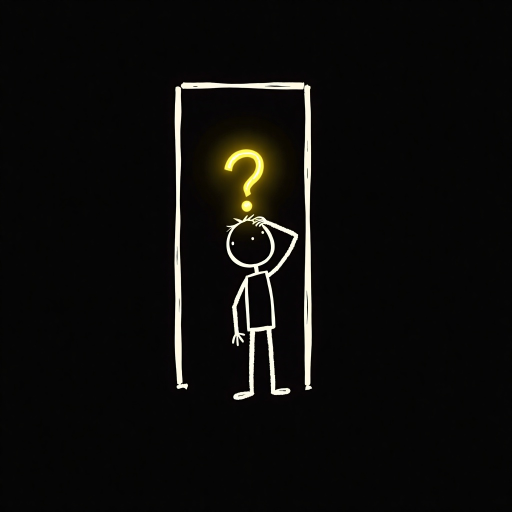
#> input picture scenes/s1_doorway.jpg, 1024 x 1024 px (shown at 1/2 size)
$ python -i film.py   (imports and definitions only)
#> lines starting #> are read from the running program, lines starting #| are printed output that depends on the picture; after the words box and inside, x2 and y2 are one past the last pixel; in counts of white or black regions, pixels touching at a corner belong together
### history_channel/pipeline/render_test.py
"""Render a short animated test: TTS (Piper) + scenes with slow zoom, hand-drawn wobble and captions.
Usage: python3 pipeline/render_test.py VOICE.onnx OUT.mp4"""
import sys, os, subprocess, wave, math, tempfile, random
from PIL import Image, ImageDraw, ImageFont
HERE=os.path.dirname(os.path.dirname(os.path.abspath(__file__)))
FONT=os.path.join(HERE,"..","style","fonts","Kalam-Bold.ttf")
W,H,FPS=1920,1080,24
# (scene, narration, caption, zoom_from, zoom_to)
SHOTS=[
 ("02","You are seven years old.","7 years old",1.0,1.08),
 ("01","You're inside a chimney, in the dark. The tunnel around you is about the width of a dinner plate, and your knees are pressed up against your chin.",None,1.0,1.15),
 ("01","You can't go up. And you can't go down.",None,1.15,1.3),
 ("03","Let's go back to how you got here.","London, 1862",1.05,1.0),
 ("04","London, eighteen sixty-two. You arrive in a single rented room, shared with your parents and four siblings,",None,1.0,1.08),
 ("05","and a damp patch on the wall that has more personality than your dad.",None,1.0,1.1),
 ("06","Fun fact about eighteen sixty-two. A law passed twenty-two years before you were born already says nobody under twenty-one is allowed to climb a chimney.","1840 law: no climbing under 21",1.0,1.1),
 ("06","Hold on to that. It's going to be hilarious later.",None,1.1,1.2),
]
def whiten(im,tol=30):
    """Turn only the backdrop white: pixels close to the edge colour AND connected to the image border.
    Characters enclosed by outlines keep their own (cream) colour. Soft blend avoids halos."""
#> called with tol = 30
    import numpy as np
    from scipy import ndimage
    a=np.asarray(im.convert("RGB")).astype(np.int16)
    edge=np.concatenate([a[0],a[-1],a[:,0],a[:,-1]]); bg=np.median(edge,axis=0)
#> after `bg = np.median(edge, axis=0)`: bg = [4, 4, 4]
    close=np.abs(a-bg).sum(2)<=tol
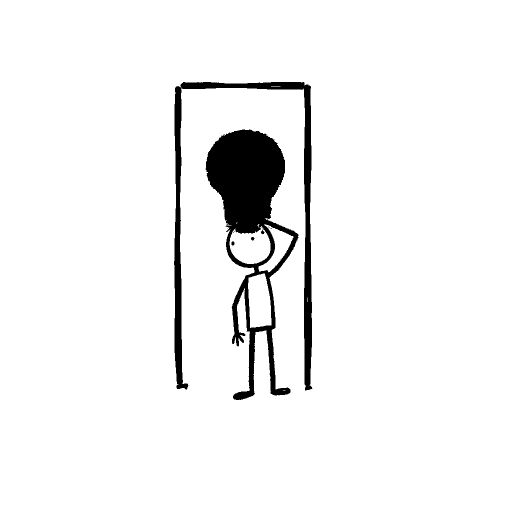
#> close: shape (1024, 1024) bool (shown at 1/2 size); 95% white; 13 black regions (9 under 20 px), largest, box (x1, y1, x2, y2) and area: (411, 259, 597, 800) 34168, (348, 164, 625, 781) 18411, (463, 483, 469, 491) 41, (502, 474, 509, 481) 37
    lab,_=ndimage.label(close)
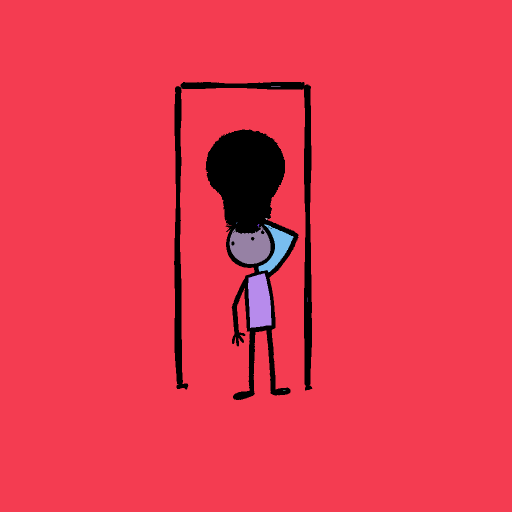
#> lab: shape (1024, 1024) int32 (shown at 1/2 size); 16 distinct labels, from 0 to 15; one colour per label, 0 black
    border=set(np.unique(np.concatenate([lab[0],lab[-1],lab[:,0],lab[:,-1]])).tolist())-{0}
#> border = 1 item
    mask=np.isin(lab,list(border)).astype(np.float32)
#> mask: shape (1024, 1024) float32; values 0 (black) and 1 (white), 93.9% white; 4 black regions (2 under 20 px), largest, box (x1, y1, x2, y2) and area: (411, 259, 597, 800) 45350, (348, 164, 625, 781) 18440
    mask=ndimage.gaussian_filter(mask,1.2)[...,None]
#> mask: shape (1024, 1024, 1) float32
    out=a*(1-mask)+255*mask
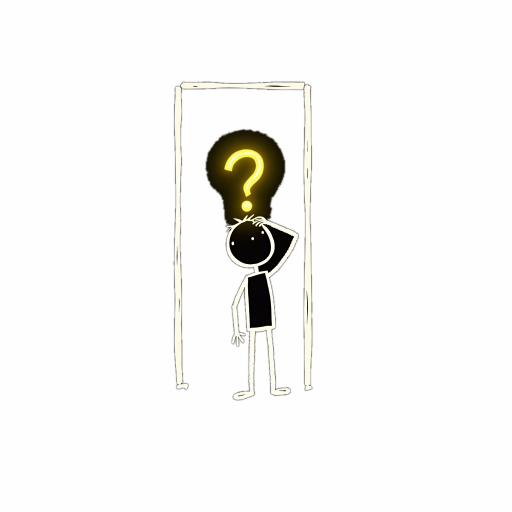
#> out: shape (1024, 1024, 3) float32 (shown at 1/2 size); mean R, G, B 248.3, 248, 246.4; drawn with min black and max white
    return Image.fromarray(out.clip(0,255).astype(np.uint8))
# [32 lines left out: function main, not called in this run]
# [1 lines that do not run on import are left out]

### body_channel/pipeline/layers.py
"""Split a neon scene (glowing line art on a dark backdrop) into movable element layers (RGBA cut-outs).
Backdrop = pixels close to the edge colour AND connected to the image border. The soft glow around each
element is kept as partial alpha, so cut-outs keep their halo when they move."""
import numpy as np
from PIL import Image
from scipy import ndimage

def split(im, tol=38, join=10, min_area=300):
#> called with tol = 38, join = 10, min_area = 300
    a = np.asarray(im.convert("RGB")).astype(np.int16)
#> a: shape (1080, 1080, 3) int16
    edge = np.concatenate([a[0], a[-1], a[:, 0], a[:, -1]]); bg = np.median(edge, axis=0)
#> after `bg = np.median(edge, axis=0)`: bg = [255, 255, 255]
    dist = np.abs(a - bg).sum(2)
    close = dist <= tol
#> close: shape (1080, 1080) bool; 94.9% white; 235 black regions (220 under 20 px), largest, box (x1, y1, x2, y2) and area: (432, 271, 632, 846) 46422, (365, 171, 661, 826) 11878, (646, 612, 650, 685) 205
    lab, _ = ndimage.label(close)
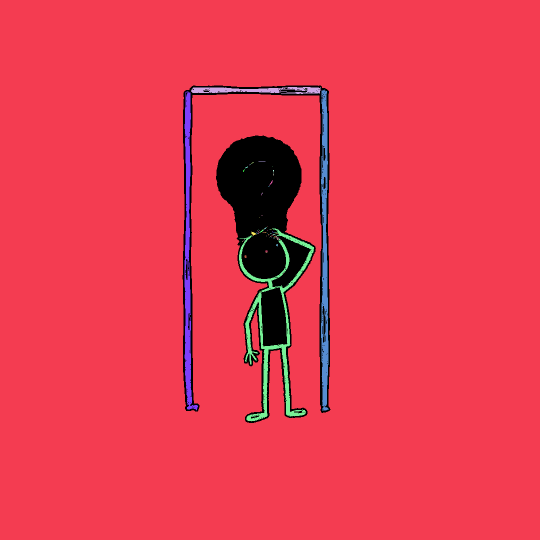
#> lab: shape (1080, 1080) int32 (shown at 1/2 size); 96 distinct labels, from 0 to 95; one colour per label, 0 black
    border = set(np.unique(np.concatenate([lab[0], lab[-1], lab[:, 0], lab[:, -1]])).tolist()) - {0}
#> border = 1 item
    ink = ~np.isin(lab, list(border))
#> ink: shape (1080, 1080) bool; 7.1% white; 2 white regions, box (x1, y1, x2, y2) and area: (432, 271, 632, 846) 54977, (365, 171, 661, 826) 27278
    ink = ndimage.binary_opening(ink, iterations=1)
#> ink: shape (1080, 1080) bool; 7.1% white; 2 white regions, box (x1, y1, x2, y2) and area: (432, 271, 632, 846) 54971, (365, 171, 661, 826) 27275
    ink = ndimage.binary_fill_holes(ndimage.binary_closing(np.pad(ink, 6), iterations=4)[6:-6, 6:-6] | ink)
#> ink: shape (1080, 1080) bool; 7.2% white; 2 white regions, box (x1, y1, x2, y2) and area: (432, 271, 632, 846) 56109, (365, 171, 661, 826) 27311
    joined = ndimage.binary_dilation(ink, iterations=join)
#> joined: shape (1080, 1080) bool; 11.3% white; 1 white region, box (x1, y1, x2, y2) and area: (355, 161, 671, 856) 131799
    glab, _ = ndimage.label(joined)
    # alpha: solid inside the element, a soft ramp over the glow just outside it
    glow = np.clip((dist - 8) / 60.0, 0, 1)
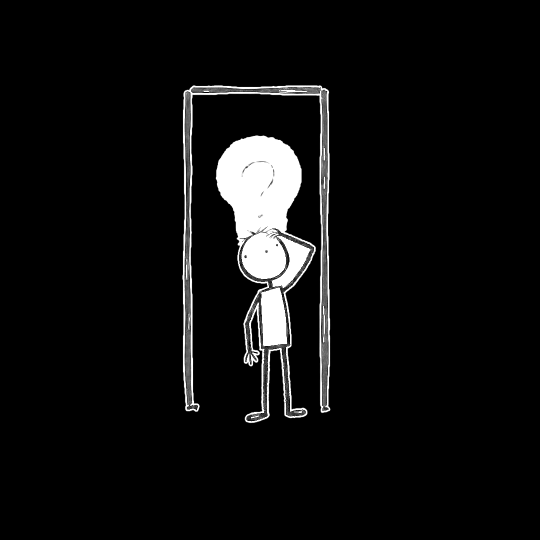
#> glow: shape (1080, 1080) float64 (shown at 1/2 size); min 0, max 1, mean 0.0558
    soft = np.maximum(ndimage.gaussian_filter(ink.astype(np.float32), 1.0), glow * ndimage.binary_dilation(ink, iterations=8))
    els = []
    for i, sl in enumerate(ndimage.find_objects(glab), 1):
        comp = glab[sl] == i
        area = int((ink[sl] & comp).sum())
        if area < min_area: continue
        alpha = soft[sl] * comp
        rgba = np.dstack([a[sl], alpha * 255]).clip(0, 255).astype(np.uint8)
        y0, x0 = sl[0].start, sl[1].start
        els.append(dict(img=Image.fromarray(rgba, "RGBA"), x=x0, y=y0, w=sl[1].stop - x0, h=sl[0].stop - y0, area=area))
#> this loop made 1 pass
#> (i, area, y0, x0) on pass 1: (1, 83420, 161, 355)
#> pass 1, in split, `comp = glab[sl] == i`:
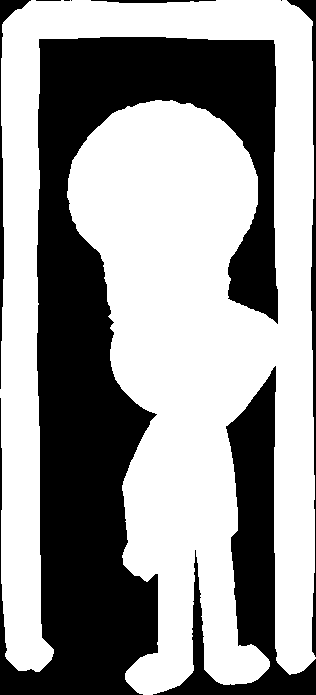
#> comp: shape (695, 316) bool; 60% white; 9 black regions (3 under 20 px), largest, box (x1, y1, x2, y2) and area: (0, 37, 278, 695) 70186, (153, 366, 316, 695) 14006, (287, 0, 316, 657) 2144, (0, 0, 31, 389) 1191, (91, 0, 216, 3) 261, (36, 0, 61, 1) 25
#> pass 1, in split, `rgba = np.dstack([a[sl], alpha * 255]).clip(0, 255).astype(np.uint8)`:
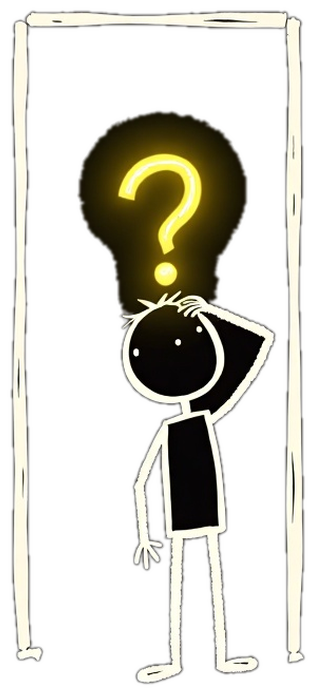
#> rgba: shape (695, 316, 4); mean R, G, B, A 214.6, 213, 204.7, 98.4; transparent parts drawn white
#> after the loop, els = 1 item
    els.sort(key=lambda e: -e["area"])
    return els, tuple(int(v) for v in bg)

### history_channel/pipeline/film.py
"""Film pipeline: one .film file holds the whole episode (narration + picture + motion), and this script
generates the pictures and renders the finished video with cut-out element animation (no screen shake).

Film file format (one shot per line, '#' starts a comment):
    HERO: text that replaces {hero} in picture descriptions
    id | picture | tokens | caption | narration
picture:  a description (generated to episodes/<ep>/img/<id>.jpg)
          @path        an existing image, relative to history_channel/ (e.g. @scenes/02)
          =id          reuse the picture of an earlier shot (characters stay put, no entrance)
          chimney:@path / chimney:=id   paste the main figure into a code-drawn brick chimney
tokens:   fx: soot birds puffs rain embers sparkle smoke  | camera: zoomin zoomout panl panr hold
          motion of the main figure: struggle bob pulse wag walk static | endcard
Usage:
    python3 pipeline/film.py gen    episodes/ep02/ep02.film [ids...]
    python3 pipeline/film.py render episodes/ep02/ep02.film OUT.mp4 VOICE.onnx [first_n_shots]
"""
import sys, os, math, random, subprocess, wave, tempfile, json, struct
from multiprocessing import Pool
from PIL import Image, ImageDraw, ImageFont
sys.path.insert(0, os.path.dirname(os.path.abspath(__file__)))
from render_test import whiten
from layers import split
from render_v3 import Actor, back_out, smooth, chimney_plate, drop_grey_shadow, Soot, Puffs, Birds

ROOT = os.path.dirname(os.path.dirname(os.path.abspath(__file__)))
FONT = os.path.join(ROOT, "..", "style", "fonts", "Kalam-Bold.ttf")
W, H, FPS, S = 1920, 1080, 24, 1080

# [10 lines left out: function parse, not called in this run]

def epdir(path): return os.path.dirname(os.path.abspath(path))

# [18 lines left out: functions img_path, gen, not called in this run]

# ---------- particles ----------
class Rain:
    def __init__(s, n=70): R = random.Random(3); s.p = [[R.uniform(0, S), R.uniform(0, S), R.uniform(500, 800)] for _ in range(n)]
    # [4 lines left out: function draw, not called in this run]
class Embers:
    def __init__(s, n=40): R = random.Random(5); s.p = [[R.uniform(0, S), R.uniform(0, S), R.uniform(40, 90), R.random()] for _ in range(n)]
    # [5 lines left out: function draw, not called in this run]
class Sparkle:
    def __init__(s, n=14): R = random.Random(9); s.p = [[R.uniform(150, S - 150), R.uniform(150, S - 250), R.random()] for _ in range(n)]
    # [6 lines left out: function draw, not called in this run]
class Smoke:
    def __init__(s, n=10): R = random.Random(11); s.p = [[R.uniform(100, S - 100), R.uniform(0, S), R.uniform(25, 50), R.uniform(30, 70)] for _ in range(n)]
    # [5 lines left out: function draw, not called in this run]
FX = {"soot": lambda: Soot(60, 0, S), "birds": Birds, "rain": Rain, "embers": Embers, "sparkle": Sparkle, "smoke": Smoke}

# ---------- auto choreography ----------
_cache = {}
def cutouts(path):
    if path not in _cache:
        im = whiten(Image.open(path)).resize((S, S), Image.LANCZOS)
        _cache[path] = (im.convert("RGBA"), split(im))
    return _cache[path]

# [72 lines left out: functions actors, camera, render_shot, not called in this run]

def tts(voice, text, out):
    subprocess.run([sys.executable, "-m", "piper", "-m", voice, "-f", out, "--length-scale", "1.12", "--sentence-silence", "0.3"],
                   input=text.encode(), check=True, capture_output=True)

# [24 lines left out: function render, not called in this run]

# [4 lines not run here, left out]

>>> result = cutouts('../../scenes/s1_doorway.jpg')

$ run again, on scenes/s5c_eyespop.jpg
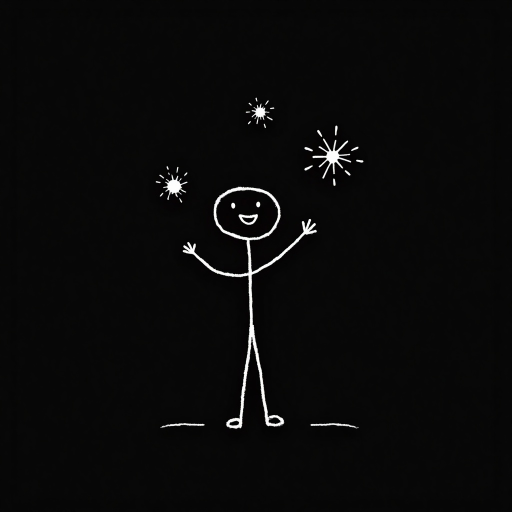
#> input picture scenes/s5c_eyespop.jpg, 1024 x 1024 px (shown at 1/2 size)
#> in whiten, `bg = np.median(edge, axis=0)`: bg = [6, 6, 6]
#> in whiten, `border=set(np.unique(np.concatenate([lab[0],lab[-1],lab[:,0],lab[:,-1]..`: border = 1 item
#> in split, `bg = np.median(edge, axis=0)`: bg = [255, 255, 255]
#> in split, `lab, _ = ndimage.label(close)`:
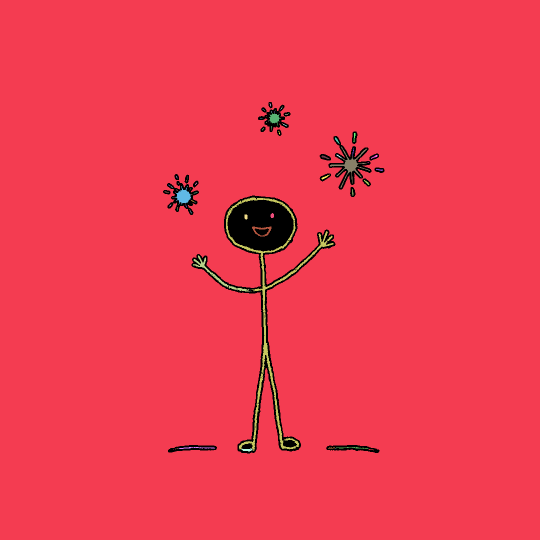
#> lab: shape (1080, 1080) int32 (shown at 1/2 size); 111 distinct labels, from 0 to 110; one colour per label, 0 black
#> in split, `border = set(np.unique(np.concatenate([lab[0], lab[-1], lab[:, 0], lab..`: border = 1 item
#> joined: shape (1080, 1080) bool; 6.7% white; 6 white regions, box (x1, y1, x2, y2) and area: (373, 381, 681, 917) 48482, (629, 253, 779, 404) 12463, (316, 338, 408, 440) 6200, (506, 194, 591, 282) 4882, (642, 880, 769, 916) 3359, (326, 880, 444, 915) 3130
#> glab: shape (1080, 1080) int32; 7 distinct labels, from 0 to 6
#> the loop in split, `for i, sl in enumerate(ndimage.find_objects(glab), 1):` made 6 passes
#> (area, y0, x0) on passes 1 to 6: (2126, 194, 506), (5167, 253, 629), (2893, 338, 316), (27155, 381, 373), (910, 880, 326), (979, 880, 642)
#> after the loop in split, `for i, sl in enumerate(ndimage.find_objects(glab), 1):`:
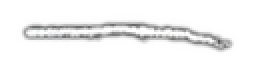
#> rgba: shape (36, 127, 4) (shown 2 times larger); mean R, G, B, A 242.6, 242.6, 242.6, 57.2; transparent parts drawn white
#> after the loop in split, `for i, sl in enumerate(ndimage.find_objects(glab), 1):`: els = 6 items

$ run again, on scenes/s6b_decoy.jpg
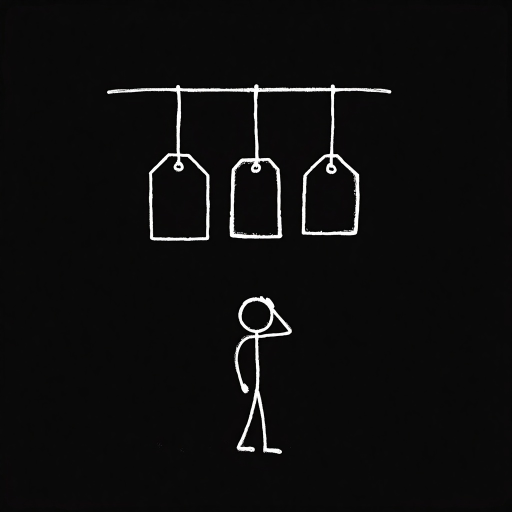
#> input picture scenes/s6b_decoy.jpg, 1024 x 1024 px (shown at 1/2 size)
#> in whiten, `bg = np.median(edge, axis=0)`: bg = [8, 8, 8]
#> in whiten, `border=set(np.unique(np.concatenate([lab[0],lab[-1],lab[:,0],lab[:,-1]..`: border = 1 item
#> in split, `bg = np.median(edge, axis=0)`: bg = [255, 255, 255]
#> in split, `lab, _ = ndimage.label(close)`:
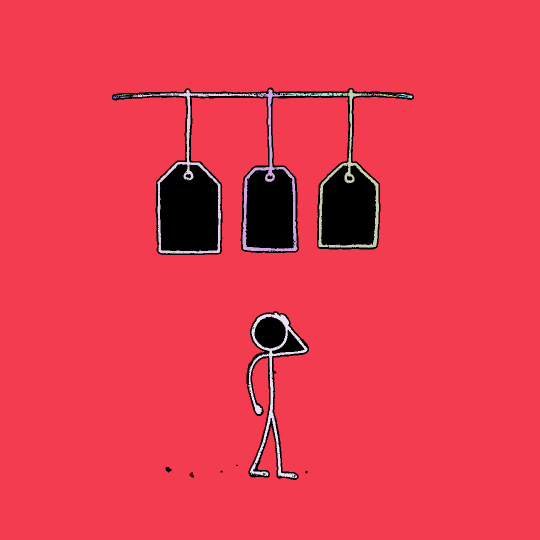
#> lab: shape (1080, 1080) int32 (shown at 1/2 size); 78 distinct labels, from 0 to 77; one colour per label, 0 black
#> in split, `border = set(np.unique(np.concatenate([lab[0], lab[-1], lab[:, 0], lab..`: border = 1 item
#> joined: shape (1080, 1080) bool; 11.8% white; 6 white regions, box (x1, y1, x2, y2) and area: (214, 165, 838, 520) 107746, (483, 612, 628, 970) 27664, (321, 924, 353, 955) 578, (369, 935, 398, 965) 506, (431, 931, 455, 955) 312, (462, 919, 486, 942) 288
#> glab: shape (1080, 1080) int32; 7 distinct labels, from 0 to 6
#> the loop in split, `for i, sl in enumerate(ndimage.find_objects(glab), 1):` made 6 passes
#> (area, y0, x0) on passes 1 to 2: (73464, 165, 214), (14681, 612, 483)
#> after the loop in split, `for i, sl in enumerate(ndimage.find_objects(glab), 1):`:
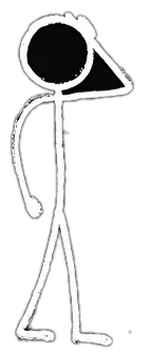
#> rgba: shape (358, 145, 4); mean R, G, B, A 228.9, 228.9, 228.8, 74.2; transparent parts drawn white
#> after the loop in split, `for i, sl in enumerate(ndimage.find_objects(glab), 1):`: els = 2 items

$ run again, on scenes/s7_thumb.jpg
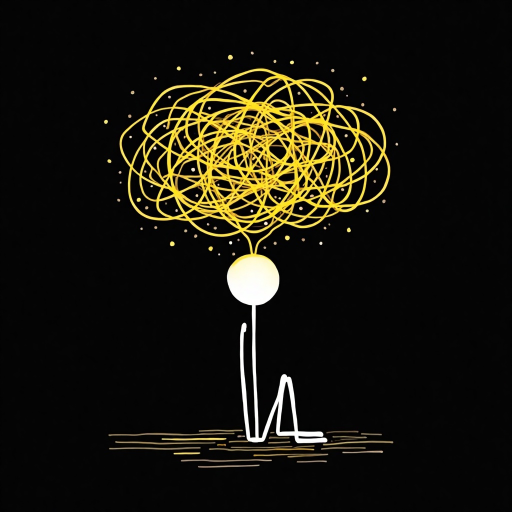
#> input picture scenes/s7_thumb.jpg, 1024 x 1024 px (shown at 1/2 size)
#> in whiten, `bg = np.median(edge, axis=0)`: bg = [3, 3, 3]
#> in whiten, `border=set(np.unique(np.concatenate([lab[0],lab[-1],lab[:,0],lab[:,-1]..`: border = 1 item
#> in split, `bg = np.median(edge, axis=0)`: bg = [255, 255, 255]
#> in split, `border = set(np.unique(np.concatenate([lab[0], lab[-1], lab[:, 0], lab..`: border = 1 item
#> joined: shape (1080, 1080) bool; 23.7% white; 16 white regions, largest, box (x1, y1, x2, y2) and area: (216, 114, 852, 999) 266332, (346, 496, 381, 532) 831, (468, 103, 503, 139) 819
#> glab: shape (1080, 1080) int32; 17 distinct labels, from 0 to 16
#> the loop in split, `for i, sl in enumerate(ndimage.find_objects(glab), 1):` made 16 passes
#> area on passes 1, 2, 4, 5, 6, 7, 8, 9: 96, 189, 135, 86, 152, 106, 174, 88
#> after the loop in split, `for i, sl in enumerate(ndimage.find_objects(glab), 1):`:
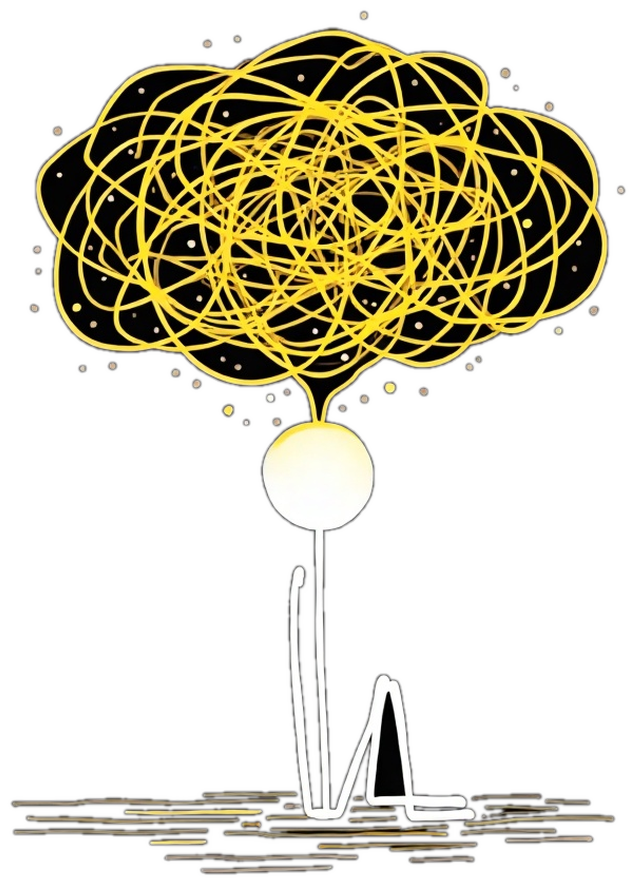
#> rgba: shape (885, 636, 4); mean R, G, B, A 211.4, 206.9, 187.9, 100; transparent parts drawn white
